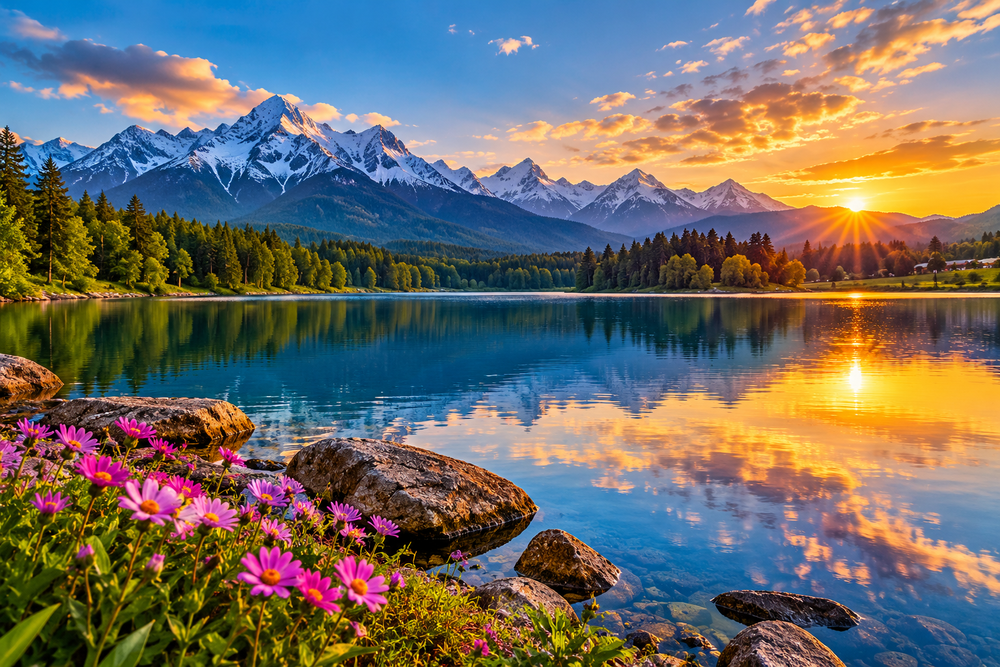
#> input picture sample_image.png, 1000 x 667 px, shrunk from 1536 x 1024 before the run
$ python experiment3.py
#> lines starting #> are read from the running program, lines starting #| are printed output that depends on the picture
import cv2
import matplotlib.pyplot as plt

image = cv2.imread("sample_image.png")
#> image is the input picture: shape (667, 1000, 3); mean B, G, R 101.1, 108.3, 112.5

if image is None:
    print("Error: Image not found!")
    exit()

image_rgb = cv2.cvtColor(image, cv2.COLOR_BGR2RGB)
gray_image = cv2.cvtColor(image, cv2.COLOR_BGR2GRAY)
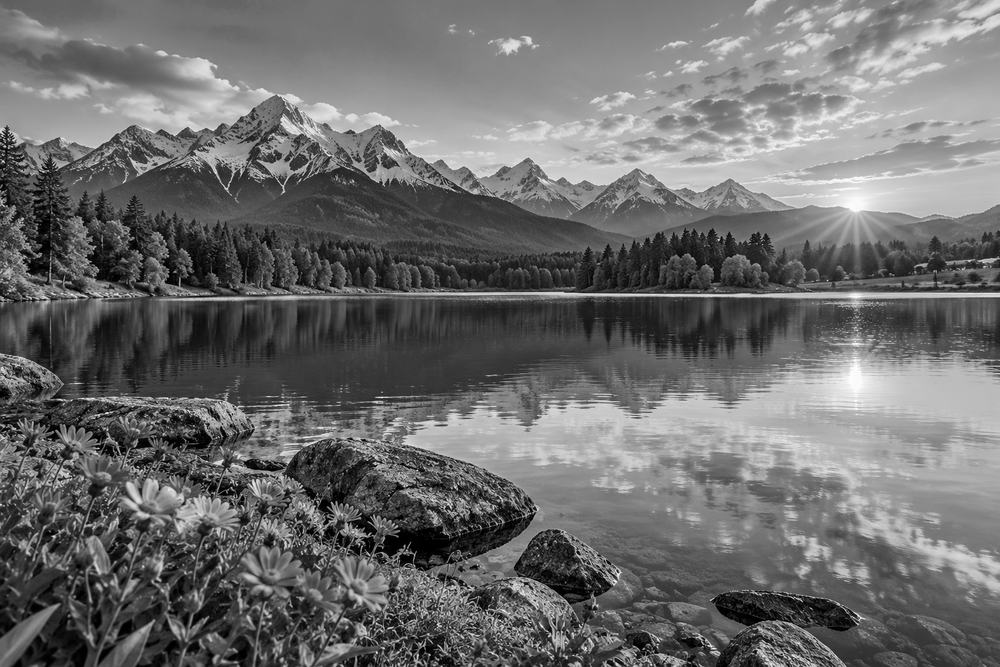
#> gray_image: shape (667, 1000); min 0, max 254, mean 108.8

edges = cv2.Canny(gray_image, 100, 200)
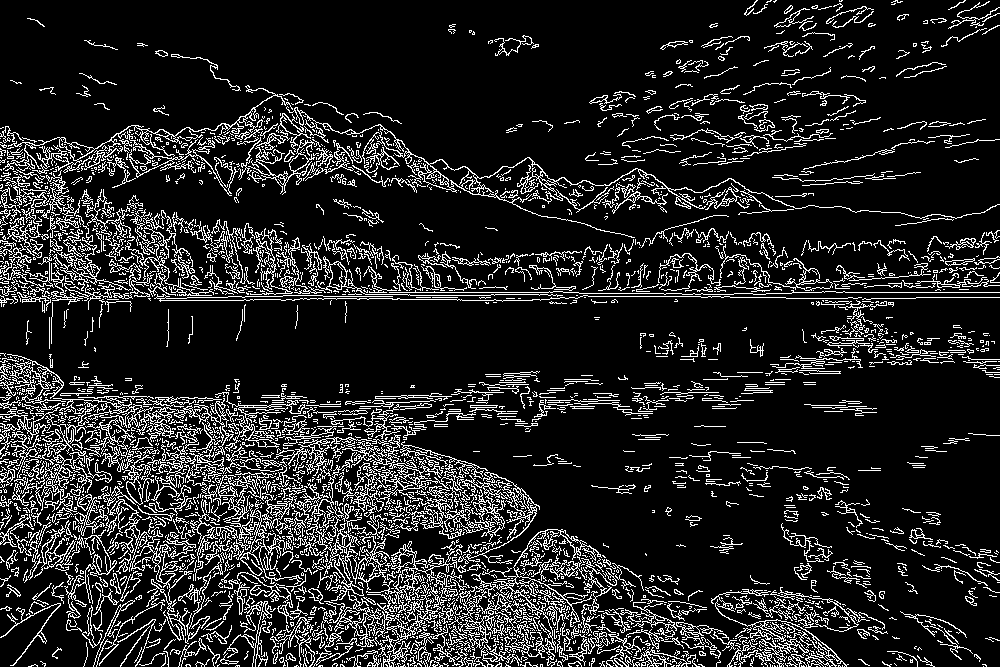
#> edges: shape (667, 1000); 14% white in thin lines or dots

plt.subplot(1, 2, 1)
plt.imshow(image_rgb)
plt.title("Original Image")
plt.axis("off")

plt.subplot(1, 2, 2)
plt.imshow(edges, cmap="gray")
plt.title("Canny Outline")
plt.axis("off")

plt.tight_layout()
plt.show()
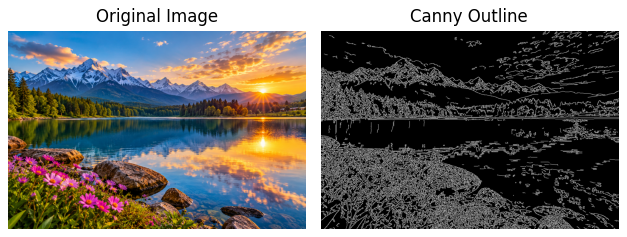
#> figure drawn by matplotlib, 2 panels
